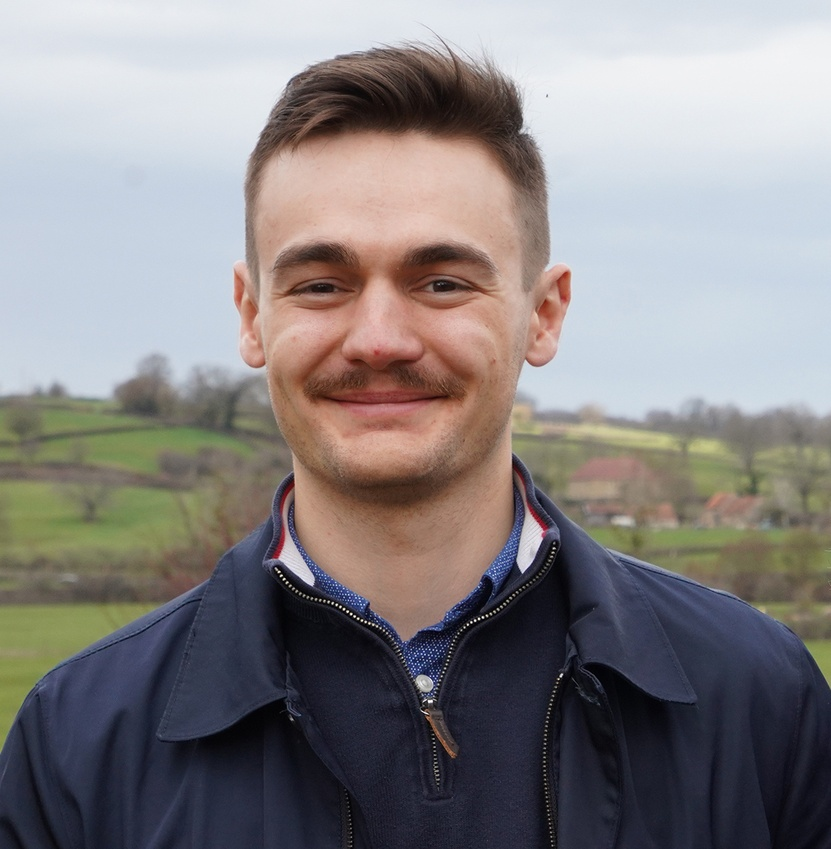
#> input picture my_picture.jpg, 831 x 849 px, shrunk from 1151 x 1176 before the run
$ python main.py
#> lines starting #> are read from the running program, lines starting #| are printed output that depends on the picture
from elements import TextVariables
import matplotlib.pyplot as plt
# %matplotlib inline

text = TextVariables()
# set font
plt.rcParams['font.family'] = 'sans-serif'
plt.rcParams['font.sans-serif'] = 'STIXGeneral'
fig, ax = plt.subplots(figsize=(8.5, 11))

# Decorative Lines
ax.axvline(x=.5, ymin=0, ymax=1, color='#007ACC', alpha=0.0, linewidth=50)
plt.axvline(x=.99, color='#006400', alpha=0.5, linewidth=300)
plt.axhline(y=.88, xmin=0, xmax=1, color='#ffffff', linewidth=3)

# set background color
ax.set_facecolor('white')

# remove axes
plt.axis('off')

# add text
plt.annotate(text.Header, (.02,.01), weight='regular', fontsize=8, alpha=0.9)
plt.annotate(text.Name, (.26,.96), weight='bold', fontsize=25)
plt.annotate(text.Contact, (.7,.93), weight='regular', fontsize=9, color='#ffffff')
plt.annotate(text.LinkedIn, (.7,.912), weight='regular', fontsize=9, color='#ffffff', url='https://www.linkedin.com/in/pierre-dumontel-ba0646178/')
plt.annotate(text.GitHub, (.7,.895), weight='regular', fontsize=9, color='#ffffff', url='https://www.github.com/pierre-dumontel')

plt.annotate(text.TitleHeader, (.02,.87), weight='bold', fontsize=10, color='#006400')
plt.annotate(text.TitleDesc, (.04,.815), weight='regular', fontsize=10)


# EXperiences
plt.annotate(text.WorkHeader, (.02,.79), weight='bold', fontsize=10, color='#006400')
plt.annotate(text.WorkOneTitle, (.02,.76), weight='bold', fontsize=10)
plt.annotate(text.WorkOneTime, (.04,.74), weight='regular', fontsize=9, alpha=.6)
plt.annotate(text.WorkOneDesc, (.04,.68), weight='regular', fontsize=10)

plt.annotate(text.WorkTwoTitle, (.02,.65), weight='bold', fontsize=10)
plt.annotate(text.WorkTwoTime, (.04,.63), weight='regular', fontsize=9, alpha=.6)
plt.annotate(text.WorkTwoDesc, (.04,.57), weight='regular', fontsize=10)

plt.annotate(text.WorkThreeTitle, (.02,.54), weight='bold', fontsize=10)
plt.annotate(text.WorkThreeTime, (.04,.52), weight='regular', fontsize=9, alpha=.6)
plt.annotate(text.WorkThreeDesc, (.04,.46), weight='regular', fontsize=10)

plt.annotate(text.WorkFourTitle, (.02,.43), weight='bold', fontsize=10)
plt.annotate(text.WorkFourTime, (.04,.41), weight='regular', fontsize=9, alpha=.6)
plt.annotate(text.WorkFourDesc, (.04,.35), weight='regular', fontsize=10)

# Education
plt.annotate(text.EduHeader, (.02,.31), weight='bold', fontsize=10, color='#006400')
plt.annotate(text.EduOneTitle, (.02,.26), weight='bold', fontsize=10)
plt.annotate(text.EduOneTime, (.04,.24), weight='regular', fontsize=9, alpha=.6)
plt.annotate(text.EduOneDesc, (.04,.125), weight='regular', fontsize=10)
plt.annotate(text.EduTwoTitle, (.02,.095), weight='bold', fontsize=10)
plt.annotate(text.EduTwoTime, (.04,.075), weight='regular', fontsize=9, alpha=.6)
plt.annotate(text.EduTwoDesc, (.04,.035), weight='regular', fontsize=10)

#Skills
plt.annotate(text.SkillsHeader, (.7,.8), weight='bold', fontsize=10, color='#ffffff')
plt.annotate(text.SkillsDesc, (.7,.49), weight='regular', fontsize=10, color='#ffffff')
plt.annotate(text.FuncSkillsHeader, (.7,.44), weight='bold', fontsize=10, color='#ffffff')
plt.annotate(text.FuncSkillsDesc, (.7,.3), weight='regular', fontsize=10, color='#ffffff')
plt.annotate(text.SoftSkillsHeader, (.7,.25), weight='bold', fontsize=10, color='#ffffff')
plt.annotate(text.SoftSkillsDesc, (.7,.185), weight='regular', fontsize=10, color='#ffffff')
plt.annotate(text.AboutMeHeader, (.7,.13), weight='bold', fontsize=10, color='#ffffff')
plt.annotate(text.AboutMeDesc, (.7,.065), weight='regular', fontsize=10, color='#ffffff')


from matplotlib.offsetbox import TextArea, DrawingArea, OffsetImage, AnnotationBbox
import matplotlib.image as mpimg
arr_code = mpimg.imread('my_picture.jpg')
#> arr_code is the input picture: shape (849, 831, 3); mean R, G, B 135.1, 130.9, 131.7
imagebox = OffsetImage(arr_code, zoom=0.07)
ab = AnnotationBbox(imagebox, (0.12, 0.97))
ax.add_artist(ab)

plt.savefig('cv_pdumontel_vf.pdf', dpi=300, bbox_inches='tight')
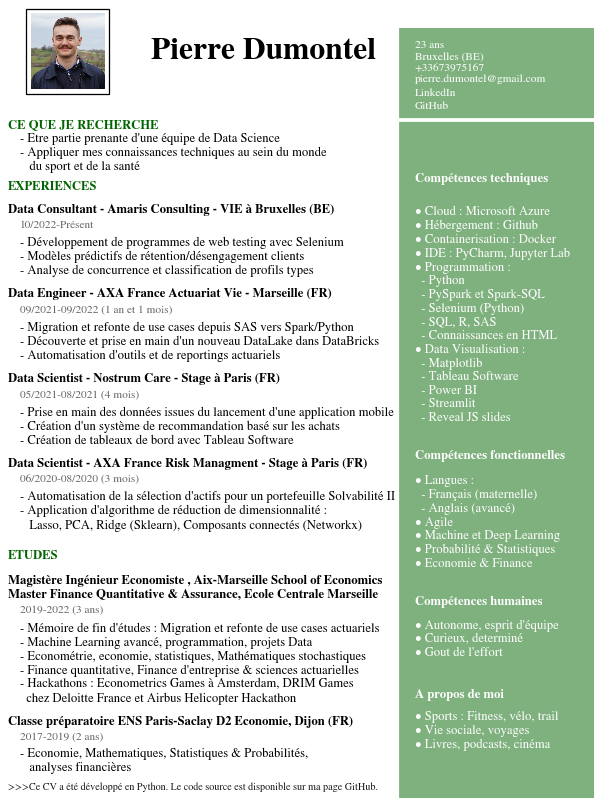
#> figure drawn by matplotlib, 1 panel
